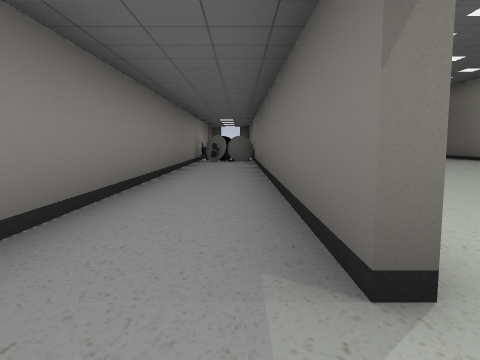
[1] (above)

16 first-person views from a walk through a 3-D level made in the Godot game engine. The camera is 1.2 m above the floor, tilts 6° down and sees 70° across. The floor is counted in squares, 2 m on a side. Each view is taken from the middle of a square. On the plan, view 1 faces up. The plan holds only what a view shows up to about 10 squares ahead; the rest is blank. The place goes on beyond the plan. Flat picture figures and markers are left out.

[2]
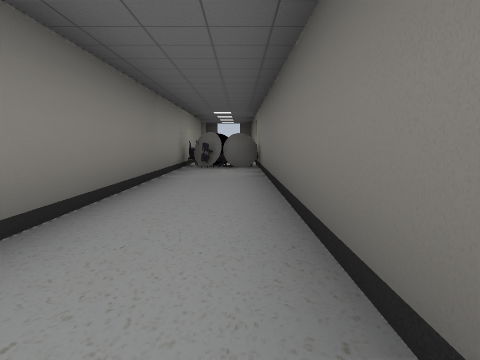

[3]
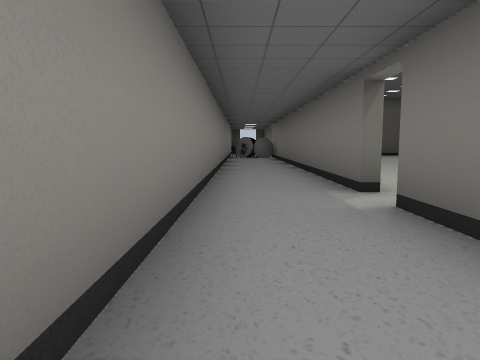

[4]
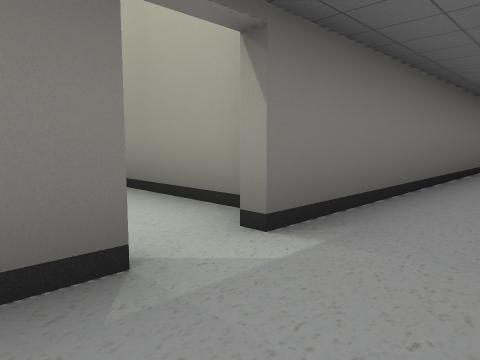

[5]
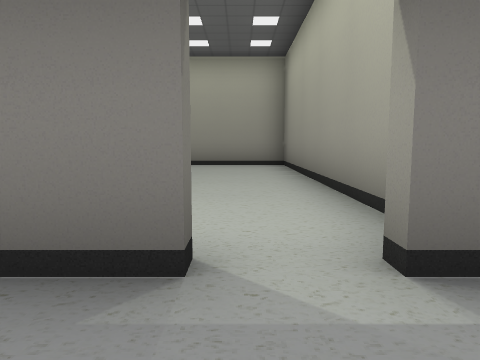

[6]
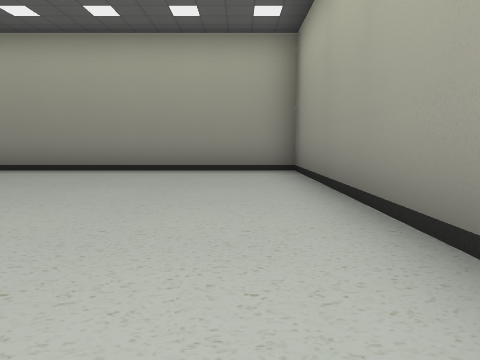

[7]
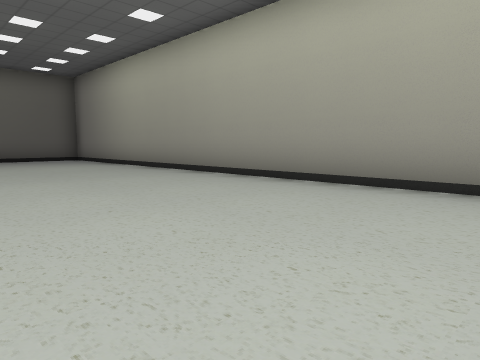

[8]
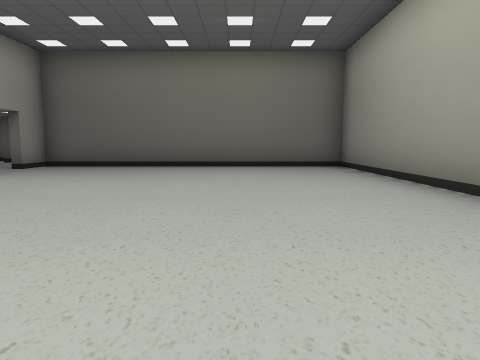

[9]
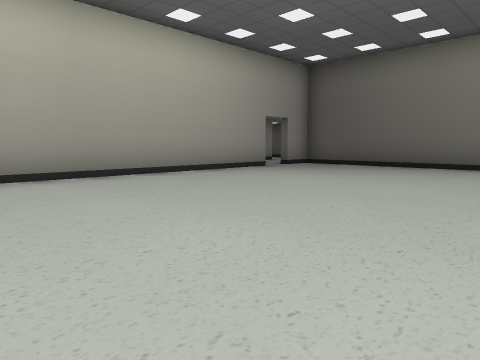

[10]
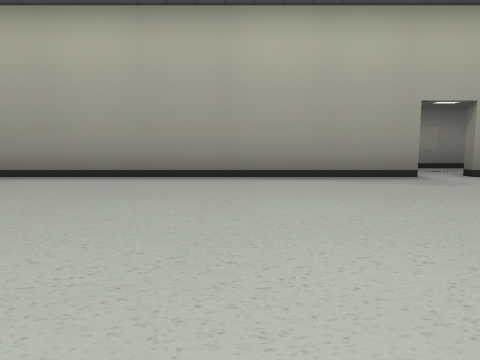

[11]
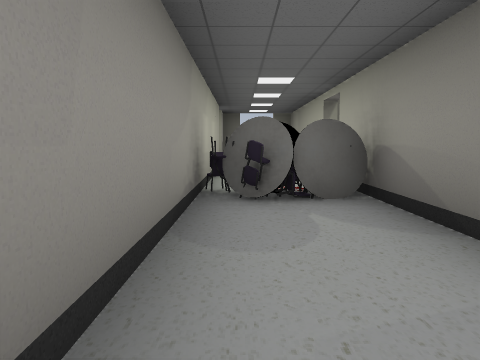

[12]
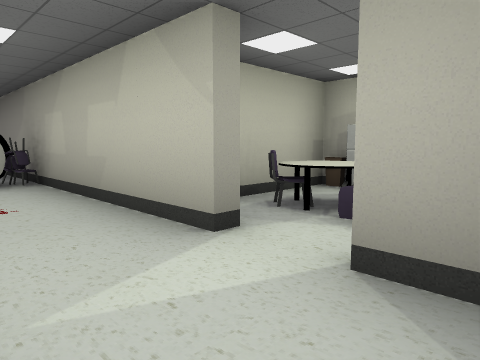

[13]
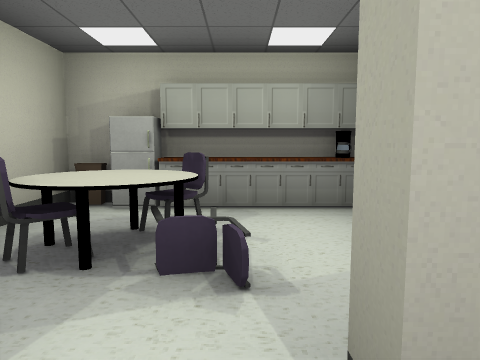

[14]
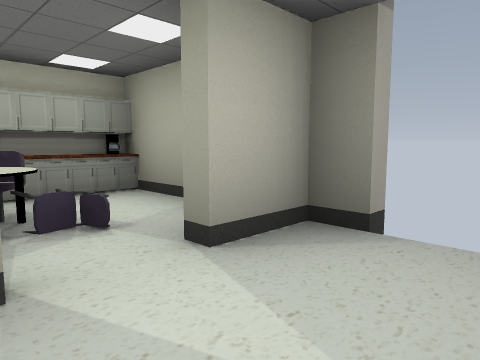

[15]
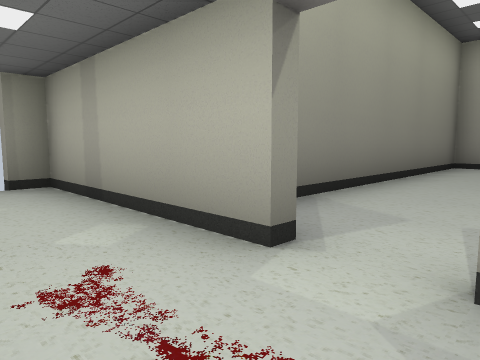

[16]
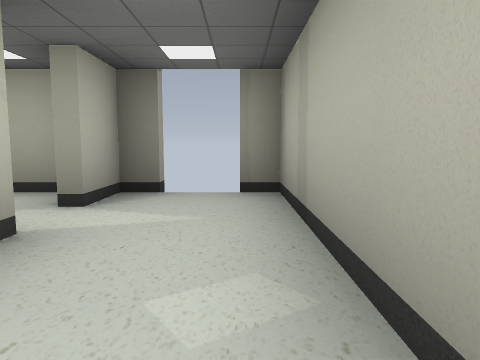

### Floor plan
Points are (right, up) in squares from view 1. A wall is a line through its corners. A room is listed if a view was taken in it or the views show most of it. See-through windows are left out.
Room 1 (views 1, 2, 3, 4, 5, 6, 11, 14, 15, 16)
walls: (0.5, 1.1) (0.5, 13.2); (0.5, -6.5) (0.5, 0.2); (0.5, 14.1) (0.5, 16.6); (-1.5, 16.4) (-1.5, -2.4)
ways out: opening at (1, 1) to room 2; opening at (1, 14) to room 2; opening at (-0.5, 15.5) to room 3
objects: chair (-1, 12); other object (0, 12)
Room 2 (views 7, 8, 9, 10)
walls: (0.8, 13.4) (0.8, 5.5); (1.2, -0.3) (8.8, -0.3) (8.8, 15.2) (0.8, 15.2) (0.8, 14.2)
ways out: opening at (1, 1) to room 1; opening at (1, 14) to room 1
Room 3 (views 12, 13)
walls: (0.5, 16.6) (0.5, 18.3) (-1.5, 18.3) (-1.5, 17.2)
ways out: opening at (-0.5, 15.5) to room 1; opening at (-2, 17) to room 4; gap at (1, 18)
Room 4 (no view inside)
walls: (-2.2, 18.3) (-4.5, 18.3) (-4.5, 15.3) (-2.8, 15.3)
ways out: opening at (-2, 17) to room 3
objects: fridge (-4, 16); cabinet (-4, 17); pot (-4, 18); chair (-3, 16); chair (-3, 17)

Where each view was taken, in squares from view 1:
view 1: 0 up, 0 right, facing up
view 2: 3 up, 0 right, facing up
view 3: 3 down, 1 left, facing up
view 4: 2 up, 1 left, facing down-right
view 5: 1 up, 1 left, facing right
view 6: 1 up, 1 right, facing right
view 7: 2 up, 4 right, facing up-right
view 8: 6 up, 6 right, facing up
view 9: 6 up, 7 right, facing up-left
view 10: 10 up, 7 right, facing left
view 11: 8 up, 1 left, facing up
view 12: 18 up, 0 right, facing down-left
view 13: 17 up, 1 left, facing left
view 14: 16 up, 0 right, facing up-left
view 15: 13 up, 1 left, facing up-right
view 16: 14 up, 0 right, facing up
